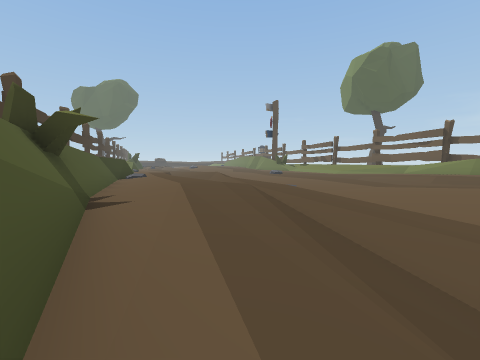
View 1 (above)

20 first-person views from a walk through a scene from a Unity 3-D project. The camera is 1.2 m above the floor, tilts 4° down and sees 90° across. The floor is counted in squares, 2 m on a side. Each view is taken from the middle of a square. On the plan, view 1 faces up. The plan holds only what a view shows up to about 9 squares ahead; the rest is blank. The place goes on beyond the plan. Some animated figures are left out. Some surface patterns are stand-ins.

View 2
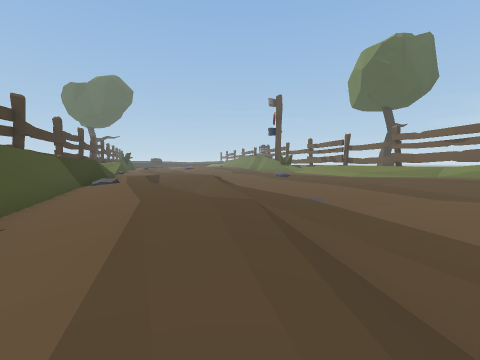

View 3
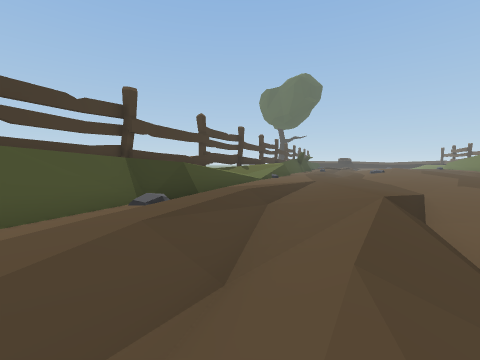

View 4
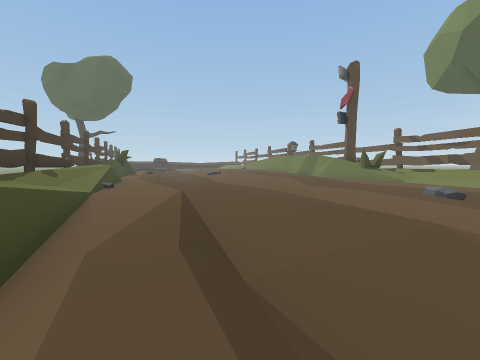

View 5
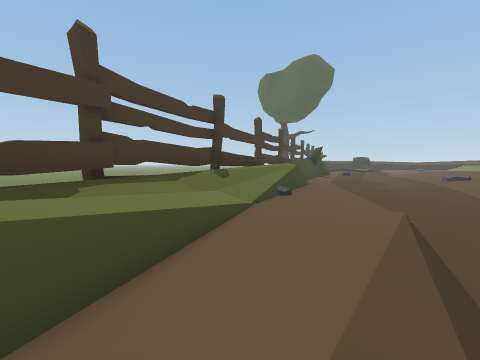

View 6
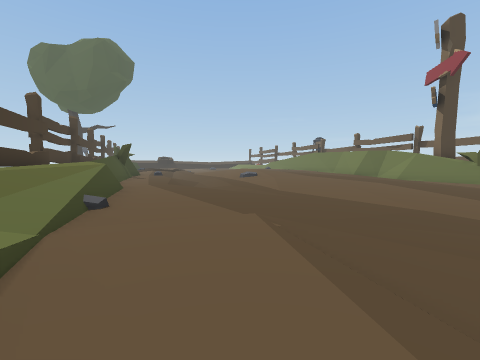

View 7
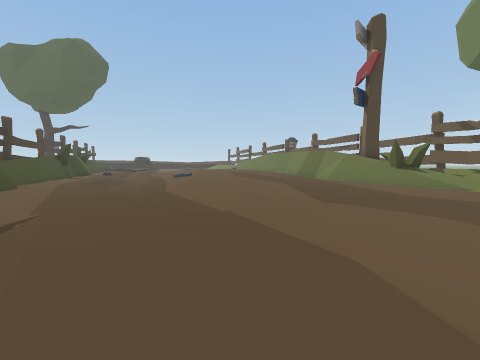

View 8
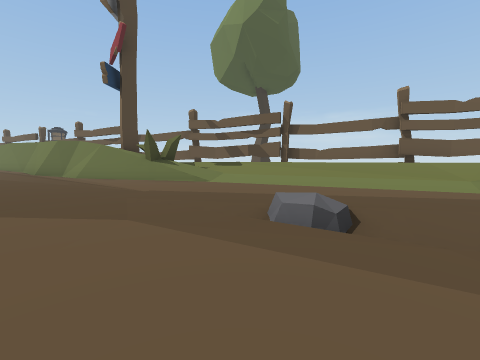

View 9
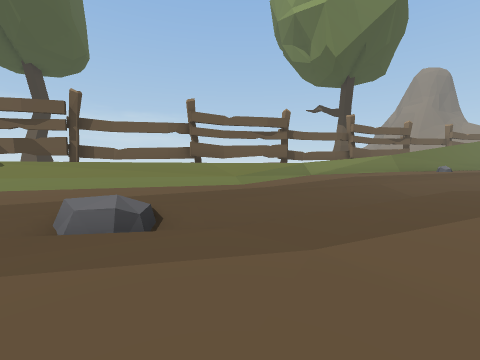

View 10
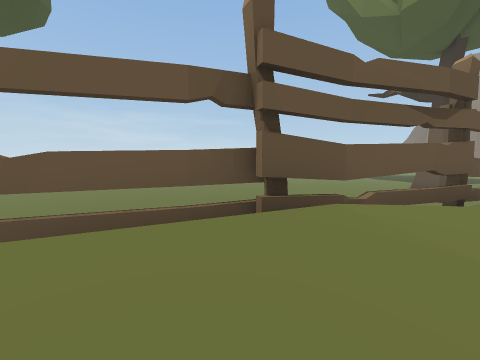

View 11
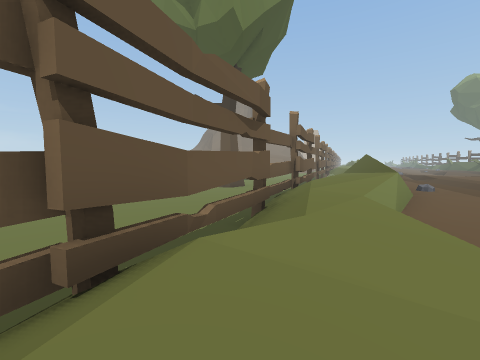

View 12
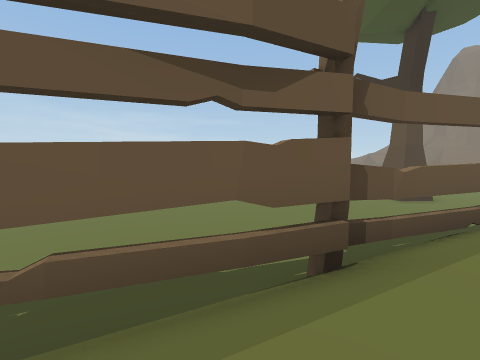

View 13
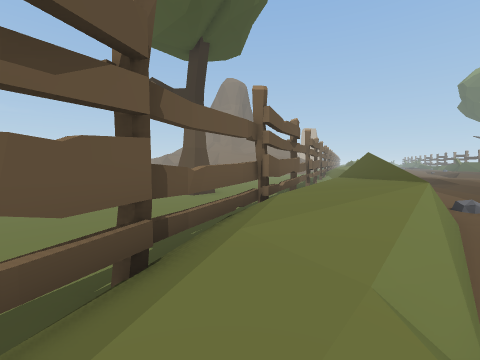

View 14
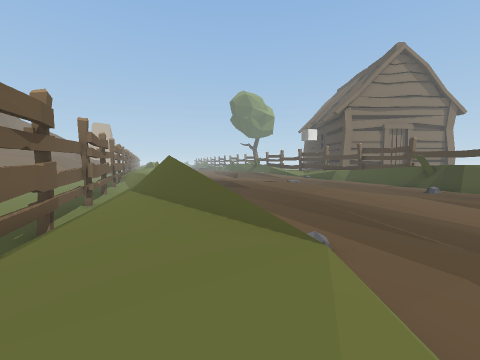

View 15
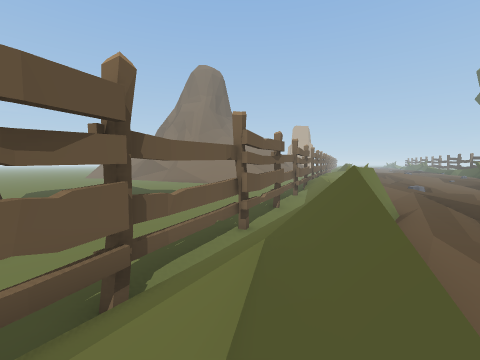

View 16
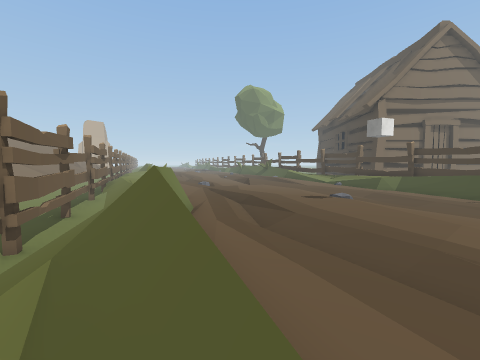

View 17
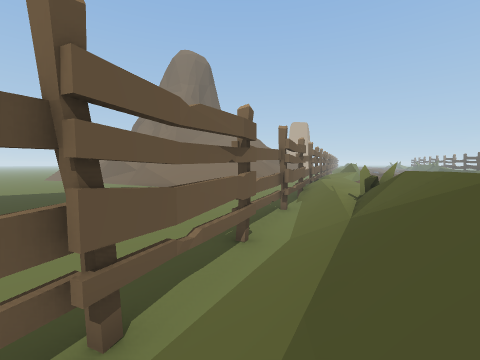

View 18
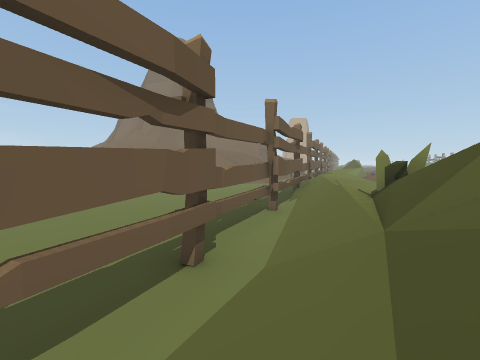

View 19
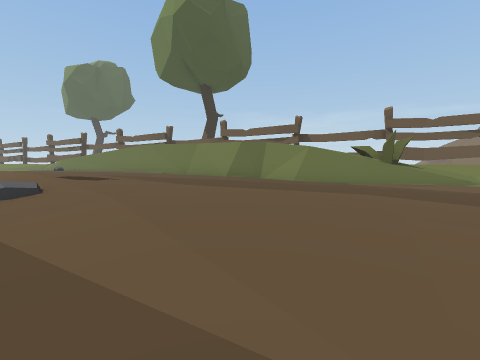

View 20
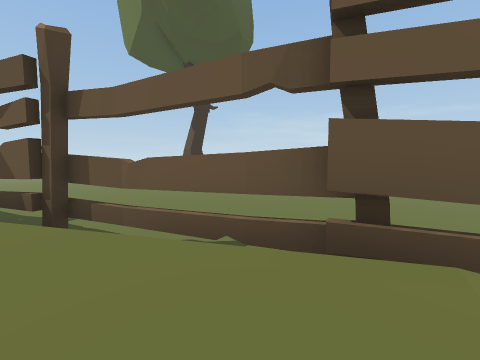

### Floor plan
Key: @ floor where view 1 was taken; # wall or solid block; x gap in a wall; . main floor; : floor 0.25 m higher than the main floor; - floor 0.25 m lower than the main floor; + floor 0.5 m higher than the main floor; _ floor 0.5 m lower than the main floor; * floor 0.75 m higher than the main floor; % floor 1 m higher than the main floor; & floor 1.25 m higher than the main floor; $ floor 1.5 m higher than the main floor; / step, stairs or slope; = window, fence, low wall or low ledge; ^ raised ledge; v drop or lower ground.
Columns run from 11 left of view 1 to 18 right of it. Each row starts with its distance up from view 1.
 22  #..--.::::/:.#/ #vv vvvvvv
 21 ///./-..:::::.##/ vv vvvvvv
 20 # =............=/ #vv vvvvv
 19 = &=............/%/#v vvvvv
 18  =&=............/*/#vvvvvvvv
 17  #&/............/*%/#v vvvvvv
 16  #///....---.....+*/#vvvvvvvv
 15   #//.....---/...+*%#v vvvvvv
 14   #/+/..:./--//../+%/#vvvvvv
 13   v#*=:/.:/---/.../%/#vvvvvv
 12    =*%/:.:/_--.-..:/%#vvvvvv
 11     = =:/./_--.//::/%/#vvvvv
 10     = ///-//---.-::/&%/#vvv
  9     #/=/+///---._::/$&/#vvvv
  8     #/=/:///---._/:+/&/#v vvv
  7      ###:+/: --._/+/=&%#v vv#
  6        #.:+::--./.++//%/#vvv
  5        ##::::-..:./++=//xvvvv
  4        ##.:::..::://+v//vvvvv
  3         ##::...:++//+= //#vvv
  2          #..-..:+*+//: //vvvv
  1          ##.-..:+*+//:v//#vvvv
  0            @   .:+++//=v/vvvvv
 -1               /.:+++//:#//vvvv
 -2              ._..+++//:#=/v#vv
 -3              .- .++++/:/#/vvvv
 -4                  ::::/:.##/vvv
 -5                  .::::/.#^//#v
 -6                  .::::/..#//#v
 -7                  ...:::..=/%/#
 -8                  ........./*/x

Where each view was taken, in squares from view 1:
view 1: 0 up, 0 right, facing up
view 2: 2 up, 0 right, facing up
view 3: 7 up, 0 right, facing up-left
view 4: 9 up, 3 left, facing up
view 5: 12 up, 4 left, facing up-left
view 6: 13 up, 5 left, facing up
view 7: 13 up, 2 left, facing up
view 8: 14 up, 0 right, facing up-right
view 9: 14 up, 0 right, facing right
view 10: 16 up, 6 right, facing right
view 11: 16 up, 7 right, facing down-right
view 12: 13 up, 8 right, facing right
view 13: 13 up, 8 right, facing down-right
view 14: 10 up, 9 right, facing down
view 15: 6 up, 10 right, facing down-right
view 16: 6 up, 10 right, facing down
view 17: 2 up, 12 right, facing down-right
view 18: 0 up, 13 right, facing down-right
view 19: 8 down, 6 right, facing up-right
view 20: 15 up, 7 right, facing up-right
